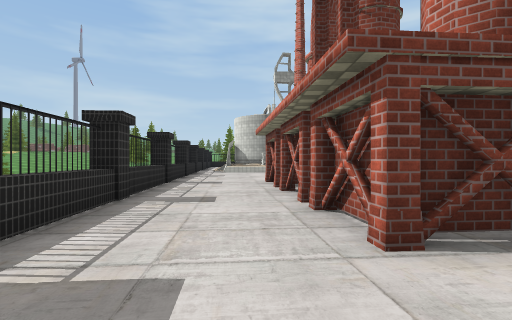
[1] (above)

13 first-person views from a walk through a Unity game level. The camera is 1.2 m above the floor, looks level and sees 85° across. The floor is counted in squares, 2 m on a side. Each view is taken from the middle of a square. On the plan, view 1 faces up. The plan holds only what a view shows up to about 9 squares ahead; the rest is blank. The place goes on beyond the plan. Some animated figures are not drawn. Some surface patterns are stand-ins.

[2]
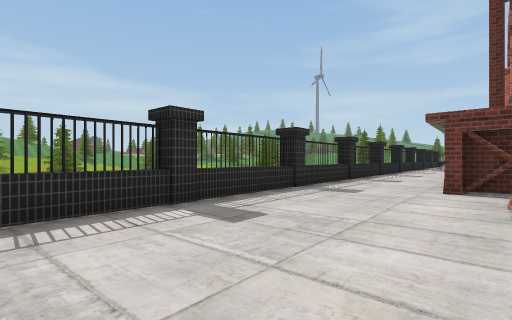

[3]
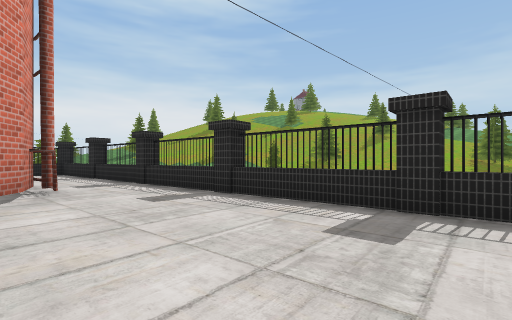

[4]
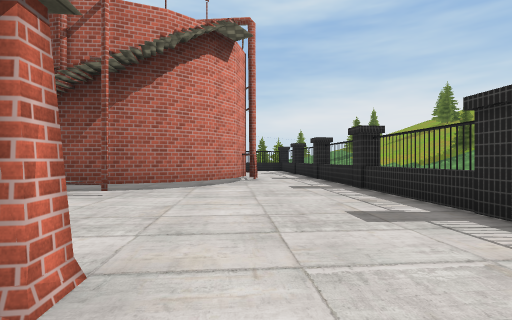

[5]
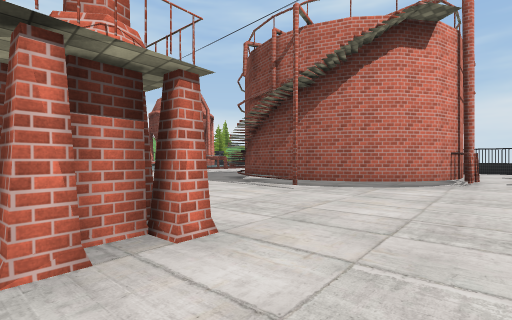

[6]
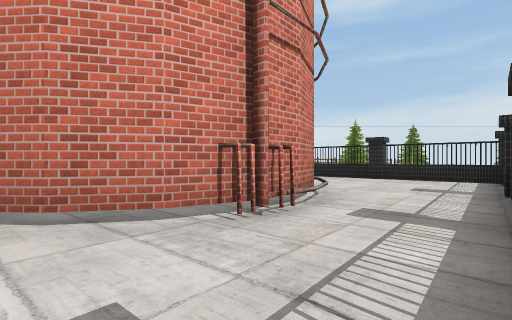

[7]
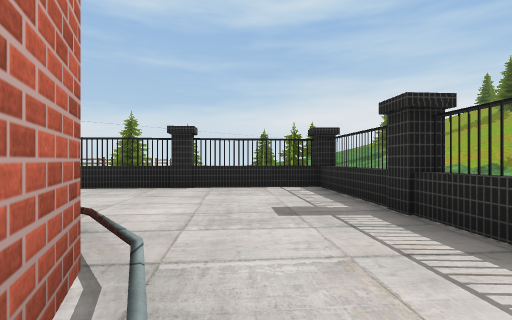

[8]
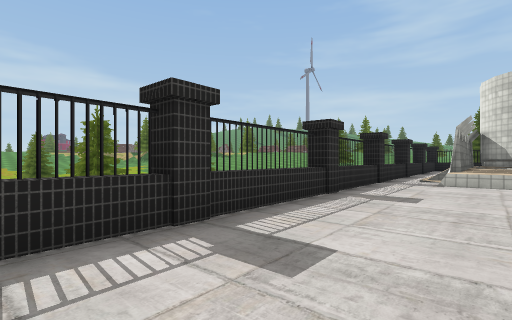

[9]
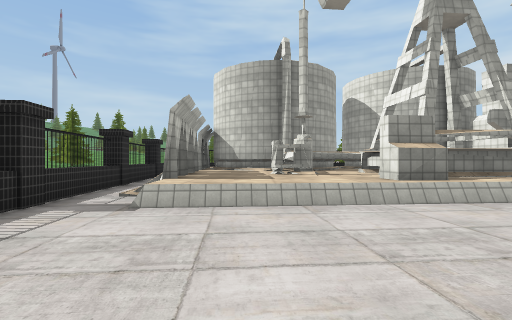

[10]
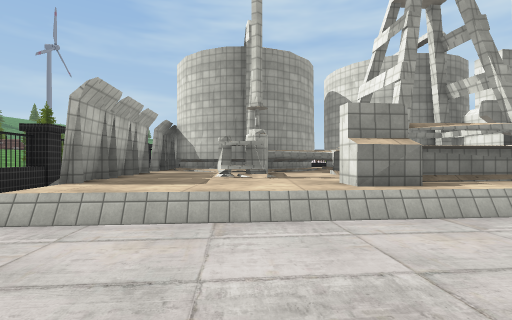

[11]
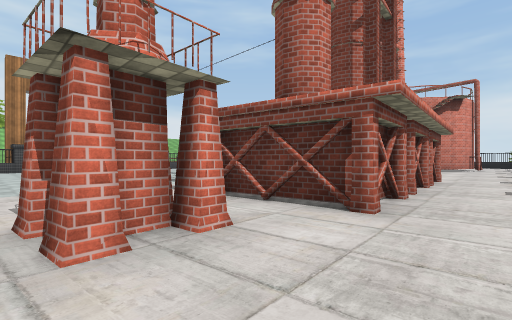

[12]
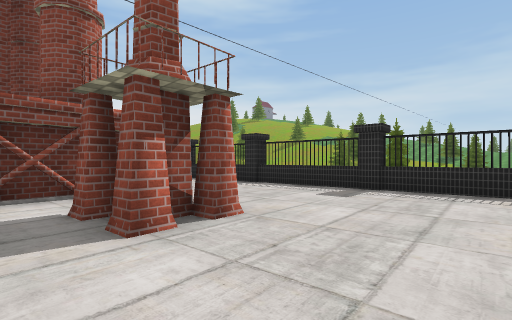

[13]
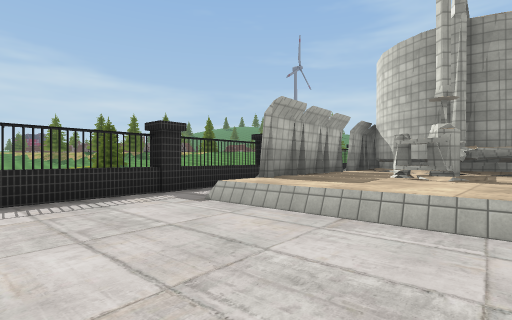

### Floor plan
Key: @ floor where view 1 was taken; # wall or solid block; x gap in a wall; . floor; = window, fence, low wall or low ledge; ^ raised ledge; O other object.
Columns run from 11 left of view 1 to 3 right of it. Each row starts with its distance up from view 1.
 20          ##   ^
 19        #=^####^
 18        #=^^^#^^
 17        ##x^^^^^
 16         #.#^#^^
 15         =.#^^^#
 14         #.^^^^^
 13         =......
 12         =......
 11         #......
 10         =...##.
  9 OO      #......
  8  OO     #...###
  7         #...#
  6         =...#
  5          #..#
  4          #..#
  3          #..#
  2          #..##
  1          #...##
  0          =.@.##
 -1          =.....
 -2          #.....
 -3          =.....
 -4          #.....
 -5          #....#
 -6           #..##
 -7           #.##
 -8           #..#
 -9           #..#
-10           #..#
-11           #....
-12           #....
-13           =....
-14           #===#
-15           ##

Where each view was taken, in squares from view 1:
view 1: 0 up, 0 right, facing up
view 2: 4 down, 2 right, facing up-left
view 3: 1 down, 2 right, facing down-left
view 4: 1 up, 1 right, facing down
view 5: 1 up, 0 right, facing down-right
view 6: 5 down, 1 left, facing down-right
view 7: 8 down, 1 right, facing down
view 8: 6 up, 0 right, facing up-left
view 9: 10 up, 0 right, facing up
view 10: 11 up, 1 right, facing up
view 11: 11 up, 1 left, facing down-right
view 12: 13 up, 3 right, facing down-left
view 13: 11 up, 2 right, facing up-left
